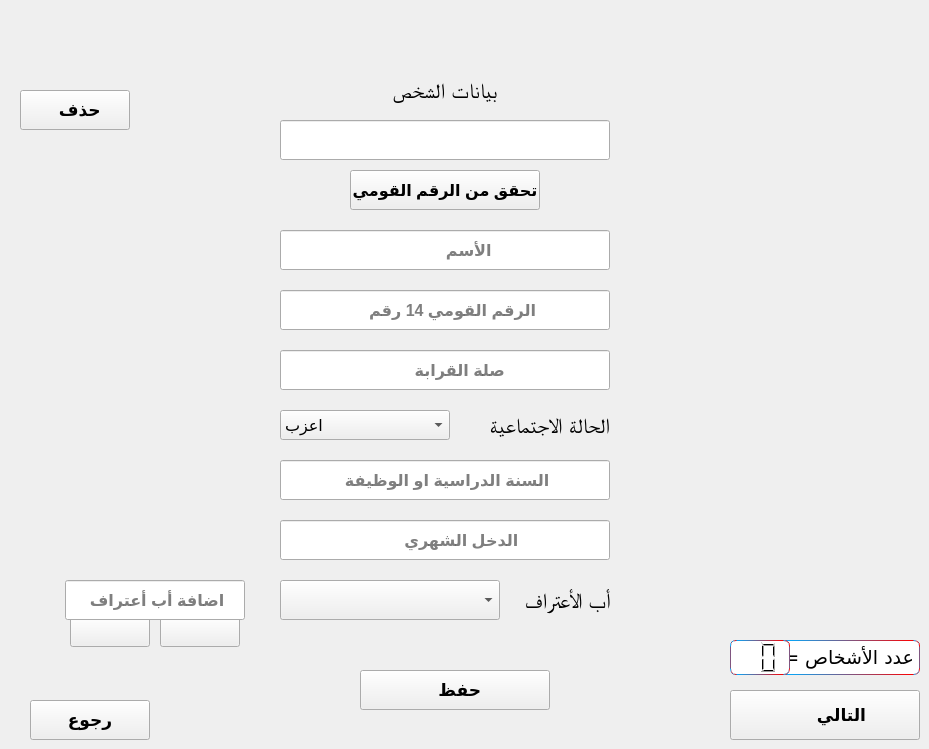
        <widget class="QWidget" name="tab_20">
         <attribute name="title">
          <string>Tab 2</string>
         </attribute>
         <widget class="QPushButton" name="pushButton_37">
          <property name="geometry">
           <rect>
            <x>360</x>
            <y>670</y>
            <width>190</width>
            <height>40</height>
           </rect>
          </property>
          <property name="font">
           <font>
            <pointsize>13</pointsize>
            <weight>75</weight>
            <bold>true</bold>
           </font>
          </property>
          <property name="text">
           <string>  حفظ</string>
          </property>
          <property name="icon">
           <iconset resource="pics.qrc">
            <normaloff>:/ico/save.png</normaloff>:/ico/save.png</iconset>
          </property>
          <property name="iconSize">
           <size>
            <width>31</width>
            <height>31</height>
           </size>
          </property>
         </widget>
         <widget class="QLabel" name="label_77">
          <property name="geometry">
           <rect>
            <x>440</x>
            <y>410</y>
            <width>170</width>
            <height>30</height>
           </rect>
          </property>
          <property name="font">
           <font>
            <family>Arial Unicode MS</family>
            <pointsize>16</pointsize>
            <weight>9</weight>
            <italic>false</italic>
            <bold>false</bold>
           </font>
          </property>
          <property name="styleSheet">
           <string notr="true">font: 75 16pt &quot;Arial Unicode MS&quot;;</string>
          </property>
          <property name="text">
           <string>الحالة الاجتماعية</string>
          </property>
         </widget>
         <widget class="QLineEdit" name="lineEdit_72">
          <property name="geometry">
           <rect>
            <x>280</x>
            <y>290</y>
            <width>330</width>
            <height>40</height>
           </rect>
          </property>
          <property name="font">
           <font>
            <pointsize>12</pointsize>
            <weight>75</weight>
            <bold>true</bold>
           </font>
          </property>
          <property name="text">
           <string/>
          </property>
          <property name="placeholderText">
           <string>                الرقم القومي 14 رقم</string>
          </property>
         </widget>
         <widget class="QComboBox" name="comboBox_11">
          <property name="geometry">
           <rect>
            <x>280</x>
            <y>410</y>
            <width>170</width>
            <height>30</height>
           </rect>
          </property>
          <property name="font">
           <font>
            <pointsize>12</pointsize>
           </font>
          </property>
          <property name="layoutDirection">
           <enum>Qt::LeftToRight</enum>
          </property>
          <item>
           <property name="text">
            <string>اعزب</string>
           </property>
          </item>
          <item>
           <property name="text">
            <string>متزوج</string>
           </property>
          </item>
          <item>
           <property name="text">
            <string>ارملة</string>
           </property>
          </item>
          <item>
           <property name="text">
            <string>مطلق</string>
           </property>
          </item>
          <item>
           <property name="text">
            <string>اخري</string>
           </property>
          </item>
         </widget>
         <widget class="QLineEdit" name="lineEdit_73">
          <property name="geometry">
           <rect>
            <x>280</x>
            <y>230</y>
            <width>330</width>
            <height>40</height>
           </rect>
          </property>
          <property name="font">
           <font>
            <pointsize>12</pointsize>
            <weight>75</weight>
            <bold>true</bold>
           </font>
          </property>
          <property name="text">
           <string/>
          </property>
          <property name="alignment">
           <set>Qt::AlignLeading|Qt::AlignLeft|Qt::AlignVCenter</set>
          </property>
          <property name="placeholderText">
           <string>                          الأسم </string>
          </property>
         </widget>
         <widget class="QLineEdit" name="lineEdit_74">
          <property name="geometry">
           <rect>
            <x>280</x>
            <y>520</y>
            <width>330</width>
            <height>40</height>
           </rect>
          </property>
          <property name="font">
           <font>
            <pointsize>12</pointsize>
            <weight>75</weight>
            <bold>true</bold>
           </font>
          </property>
          <property name="text">
           <string/>
          </property>
          <property name="placeholderText">
           <string>                    الدخل الشهري</string>
          </property>
         </widget>
         <widget class="QLineEdit" name="lineEdit_75">
          <property name="geometry">
           <rect>
            <x>280</x>
            <y>460</y>
            <width>330</width>
            <height>40</height>
           </rect>
          </property>
          <property name="font">
           <font>
            <pointsize>12</pointsize>
            <weight>75</weight>
            <bold>true</bold>
           </font>
          </property>
          <property name="text">
           <string/>
          </property>
          <property name="placeholderText">
           <string>             السنة الدراسية او الوظيفة</string>
          </property>
         </widget>
         <widget class="QLineEdit" name="lineEdit_76">
          <property name="geometry">
           <rect>
            <x>280</x>
            <y>350</y>
            <width>330</width>
            <height>40</height>
           </rect>
          </property>
          <property name="font">
           <font>
            <pointsize>12</pointsize>
            <weight>75</weight>
            <bold>true</bold>
           </font>
          </property>
          <property name="text">
           <string/>
          </property>
          <property name="placeholderText">
           <string>                       صلة القرابة</string>
          </property>
         </widget>
         <widget class="QPushButton" name="pushButton_38">
          <property name="geometry">
           <rect>
            <x>730</x>
            <y>690</y>
            <width>190</width>
            <height>50</height>
           </rect>
          </property>
          <property name="font">
           <font>
            <pointsize>13</pointsize>
            <weight>75</weight>
            <bold>true</bold>
           </font>
          </property>
          <property name="layoutDirection">
           <enum>Qt::RightToLeft</enum>
          </property>
          <property name="text">
           <string>       التالي</string>
          </property>
          <property name="icon">
           <iconset resource="pics.qrc">
            <normaloff>:/ico/next.png</normaloff>:/ico/next.png</iconset>
          </property>
          <property name="iconSize">
           <size>
            <width>100</width>
            <height>46</height>
           </size>
          </property>
         </widget>
         <widget class="QPushButton" name="pushButton_39">
          <property name="geometry">
           <rect>
            <x>30</x>
            <y>700</y>
            <width>120</width>
            <height>40</height>
           </rect>
          </property>
          <property name="font">
           <font>
            <pointsize>13</pointsize>
            <weight>75</weight>
            <bold>true</bold>
           </font>
          </property>
          <property name="text">
           <string>رجوع</string>
          </property>
         </widget>
         <widget class="QPushButton" name="pushButton_58">
          <property name="geometry">
           <rect>
            <x>20</x>
            <y>90</y>
            <width>110</width>
            <height>40</height>
           </rect>
          </property>
          <property name="font">
           <font>
            <pointsize>13</pointsize>
            <weight>75</weight>
            <bold>true</bold>
           </font>
          </property>
          <property name="text">
           <string>  حذف</string>
          </property>
          <property name="icon">
           <iconset resource="pics.qrc">
            <normaloff>:/ico/delete.png</normaloff>:/ico/delete.png</iconset>
          </property>
          <property name="iconSize">
           <size>
            <width>26</width>
            <height>30</height>
           </size>
          </property>
         </widget>
         <widget class="QLineEdit" name="lineEdit_71">
          <property name="geometry">
           <rect>
            <x>65</x>
            <y>580</y>
            <width>180</width>
            <height>40</height>
           </rect>
          </property>
          <property name="font">
           <font>
            <pointsize>12</pointsize>
            <weight>75</weight>
            <bold>true</bold>
           </font>
          </property>
          <property name="text">
           <string/>
          </property>
          <property name="placeholderText">
           <string>    اضافة أب أعتراف</string>
          </property>
         </widget>
         <widget class="QPushButton" name="pushButton_73">
          <property name="geometry">
           <rect>
            <x>160</x>
            <y>617</y>
            <width>80</width>
            <height>30</height>
           </rect>
          </property>
          <property name="font">
           <font>
            <weight>75</weight>
            <bold>true</bold>
           </font>
          </property>
          <property name="styleSheet">
           <string notr="true">image: url(:/ico/addf.png);</string>
          </property>
          <property name="text">
           <string/>
          </property>
         </widget>
         <widget class="QComboBox" name="comboBox_23">
          <property name="geometry">
           <rect>
            <x>280</x>
            <y>580</y>
            <width>220</width>
            <height>40</height>
           </rect>
          </property>
          <property name="font">
           <font>
            <pointsize>12</pointsize>
           </font>
          </property>
          <property name="layoutDirection">
           <enum>Qt::LeftToRight</enum>
          </property>
         </widget>
         <widget class="QPushButton" name="pushButton_74">
          <property name="geometry">
           <rect>
            <x>70</x>
            <y>617</y>
            <width>80</width>
            <height>30</height>
           </rect>
          </property>
          <property name="font">
           <font>
            <weight>75</weight>
            <bold>true</bold>
           </font>
          </property>
          <property name="styleSheet">
           <string notr="true">image: url(:/ico/removef.png);</string>
          </property>
          <property name="text">
           <string/>
          </property>
         </widget>
         <widget class="QLabel" name="label_113">
          <property name="geometry">
           <rect>
            <x>490</x>
            <y>580</y>
            <width>120</width>
            <height>40</height>
           </rect>
          </property>
          <property name="font">
           <font>
            <family>Arial Unicode MS</family>
            <pointsize>16</pointsize>
            <weight>9</weight>
            <italic>false</italic>
            <bold>false</bold>
           </font>
          </property>
          <property name="styleSheet">
           <string notr="true">font: 75 16pt &quot;Arial Unicode MS&quot;;</string>
          </property>
          <property name="text">
           <string>أب الأعتراف</string>
          </property>
         </widget>
         <widget class="QPushButton" name="pushButton_119">
          <property name="geometry">
           <rect>
            <x>350</x>
            <y>170</y>
            <width>190</width>
            <height>40</height>
           </rect>
          </property>
          <property name="font">
           <font>
            <pointsize>12</pointsize>
            <weight>75</weight>
            <bold>true</bold>
           </font>
          </property>
          <property name="text">
           <string>تحقق من الرقم القومي</string>
          </property>
         </widget>
         <widget class="QLineEdit" name="lineEdit_110">
          <property name="geometry">
           <rect>
            <x>280</x>
            <y>120</y>
            <width>330</width>
            <height>40</height>
           </rect>
          </property>
          <property name="font">
           <font>
            <pointsize>12</pointsize>
            <weight>75</weight>
            <bold>true</bold>
           </font>
          </property>
          <property name="text">
           <string/>
          </property>
         </widget>
         <widget class="QLabel" name="label_68">
          <property name="geometry">
           <rect>
            <x>280</x>
            <y>70</y>
            <width>330</width>
            <height>40</height>
           </rect>
          </property>
          <property name="font">
           <font>
            <family>Arial Unicode MS</family>
            <pointsize>16</pointsize>
            <weight>9</weight>
            <italic>false</italic>
            <bold>false</bold>
           </font>
          </property>
          <property name="styleSheet">
           <string notr="true">font: 75 16pt &quot;Arial Unicode MS&quot;;</string>
          </property>
          <property name="text">
           <string>بيانات الشخص</string>
          </property>
          <property name="alignment">
           <set>Qt::AlignCenter</set>
          </property>
         </widget>
         <widget class="QLabel" name="label_64">
          <property name="geometry">
           <rect>
            <x>780</x>
            <y>640</y>
            <width>140</width>
            <height>35</height>
           </rect>
          </property>
          <property name="font">
           <font>
            <family>Hacen Maghreb Bd</family>
            <pointsize>14</pointsize>
            <weight>50</weight>
            <italic>false</italic>
            <bold>false</bold>
           </font>
          </property>
          <property name="styleSheet">
           <string notr="true">background-color: rgb(255, 255, 255);
    border: 1px solid black;
	border-color: qlineargradient(spread:pad, x1:0, y1:0.494, x2:1, y2:0.5, stop:0 rgba(0, 170, 255, 255), stop:1 rgba(255, 0, 0, 255));

	font: 14pt &quot;Hacen Maghreb Bd&quot;;

    border-radius: 6;
</string>
          </property>
          <property name="text">
           <string>عدد الأشخاص =</string>
          </property>
         </widget>
         <widget class="QLCDNumber" name="lcdNumber_4">
          <property name="geometry">
           <rect>
            <x>730</x>
            <y>640</y>
            <width>60</width>
            <height>35</height>
           </rect>
          </property>
          <property name="styleSheet">
           <string notr="true">background-color: rgb(255, 255, 255);
    border: 1px solid black;
	border-color: qlineargradient(spread:pad, x1:0, y1:0.494, x2:1, y2:0.5, stop:0 rgba(0, 170, 255, 255), stop:1 rgba(255, 0, 0, 255));

	font: 14pt &quot;Hacen Maghreb Bd&quot;;

    border-radius: 6;
</string>
          </property>
          <property name="frameShape">
           <enum>QFrame::Box</enum>
          </property>
          <property name="frameShadow">
           <enum>QFrame::Sunken</enum>
          </property>
          <property name="lineWidth">
           <number>1</number>
          </property>
          <property name="midLineWidth">
           <number>0</number>
          </property>
          <property name="digitCount">
           <number>2</number>
          </property>
         </widget>
         <zorder>pushButton_74</zorder>
         <zorder>pushButton_73</zorder>
         <zorder>pushButton_37</zorder>
         <zorder>label_77</zorder>
         <zorder>lineEdit_72</zorder>
         <zorder>comboBox_11</zorder>
         <zorder>lineEdit_73</zorder>
         <zorder>lineEdit_74</zorder>
         <zorder>lineEdit_75</zorder>
         <zorder>lineEdit_76</zorder>
         <zorder>pushButton_38</zorder>
         <zorder>pushButton_39</zorder>
         <zorder>pushButton_58</zorder>
         <zorder>lineEdit_71</zorder>
         <zorder>label_113</zorder>
         <zorder>pushButton_119</zorder>
         <zorder>lineEdit_110</zorder>
         <zorder>label_68</zorder>
         <zorder>comboBox_23</zorder>
         <zorder>label_64</zorder>
         <zorder>lcdNumber_4</zorder>
        </widget>
